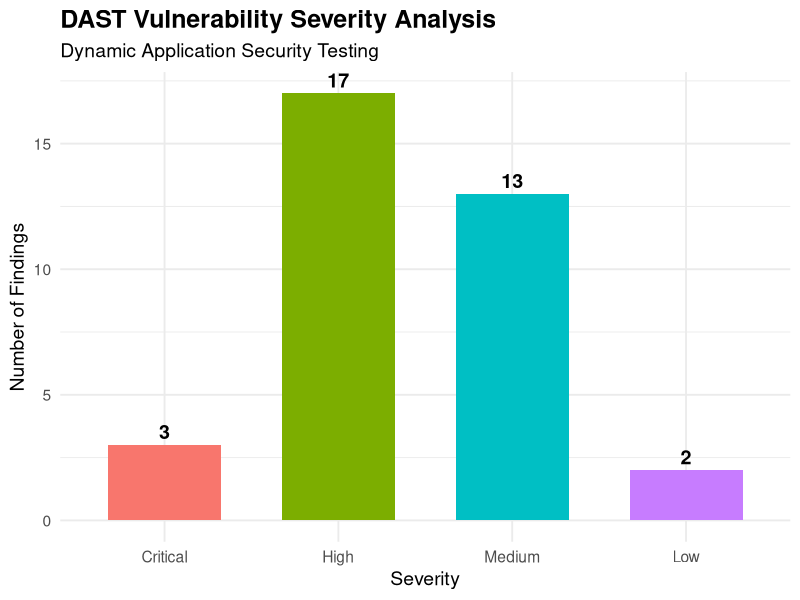
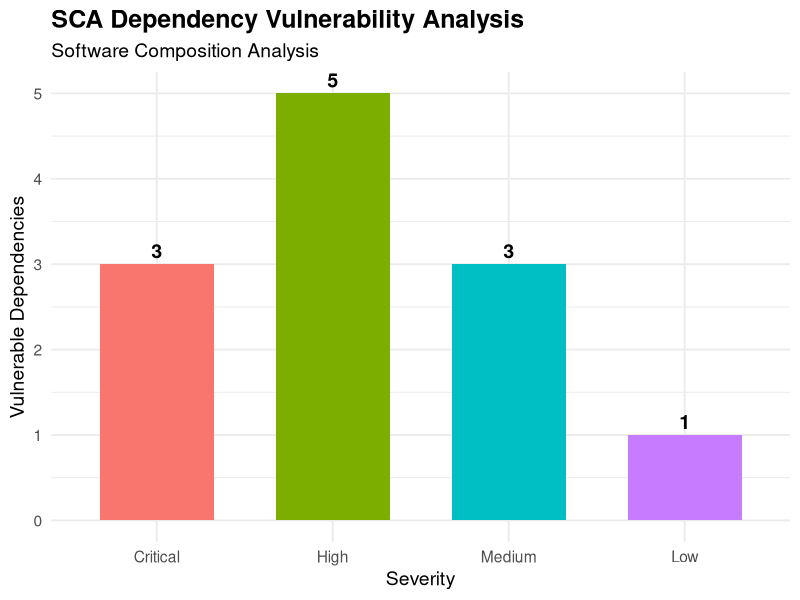
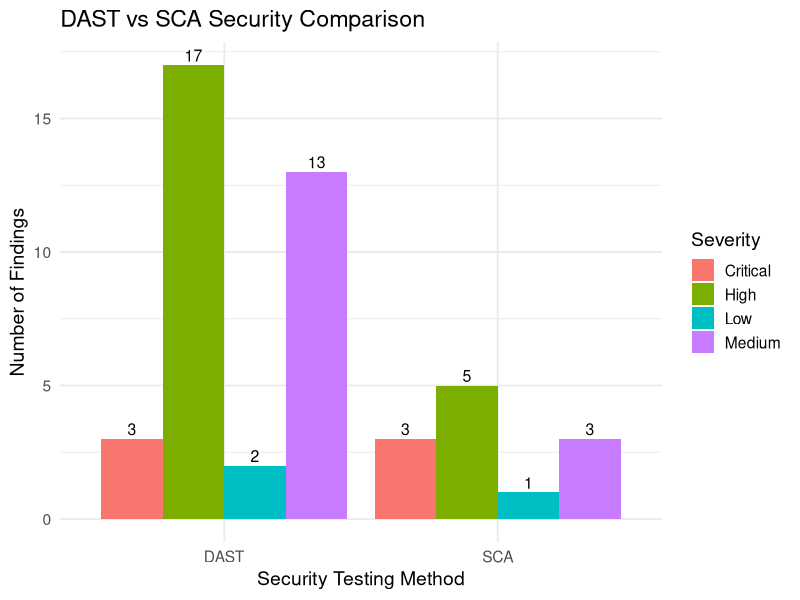
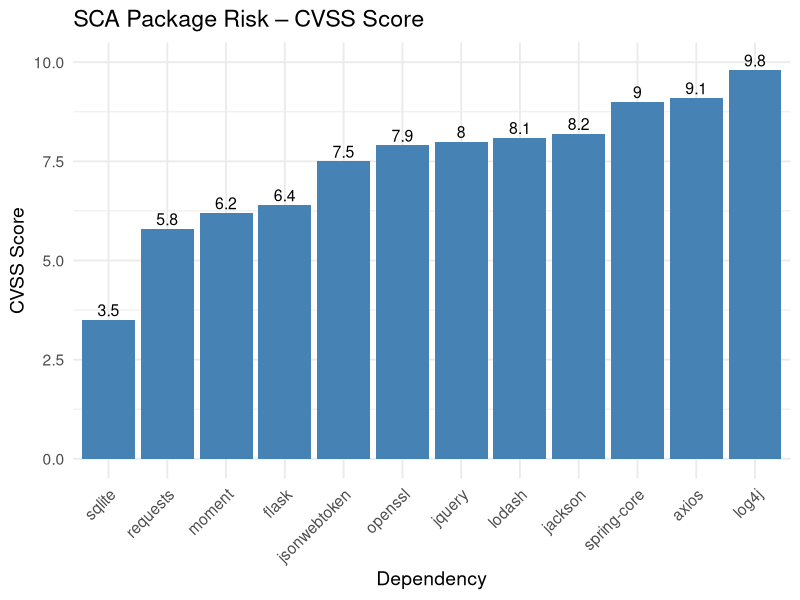
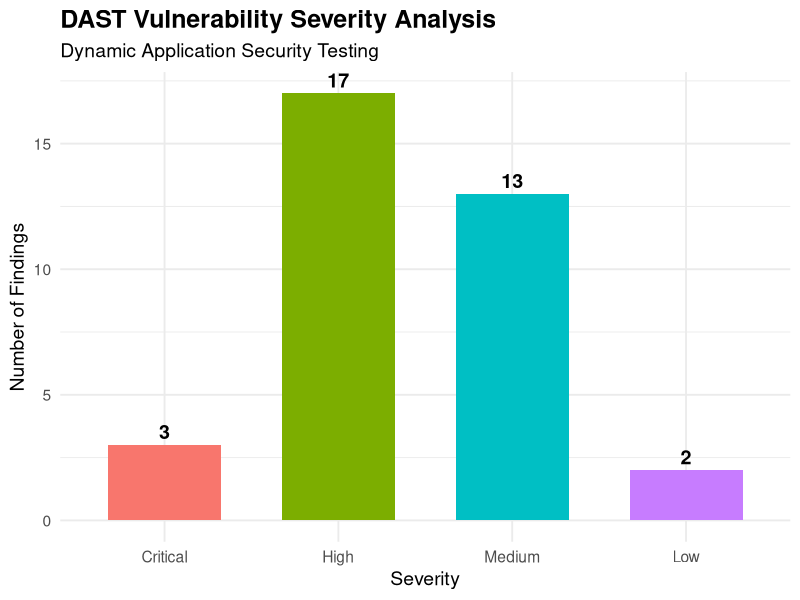
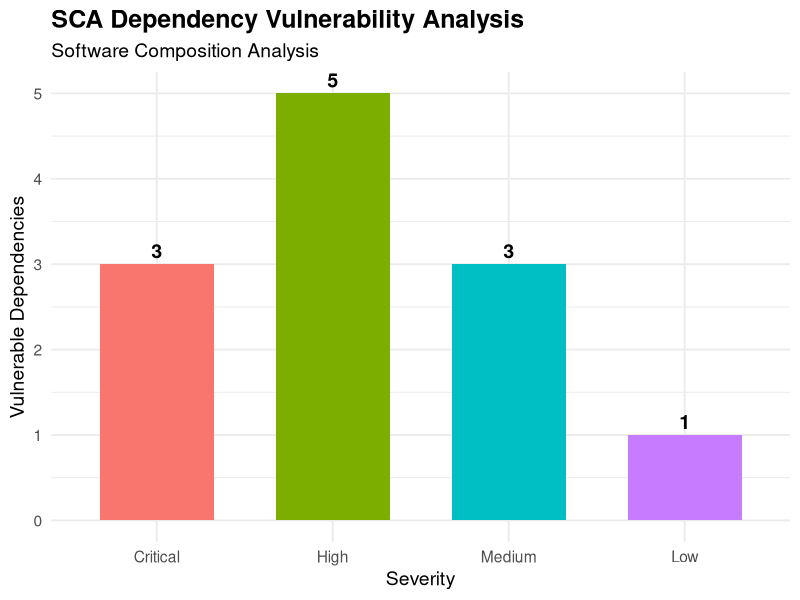
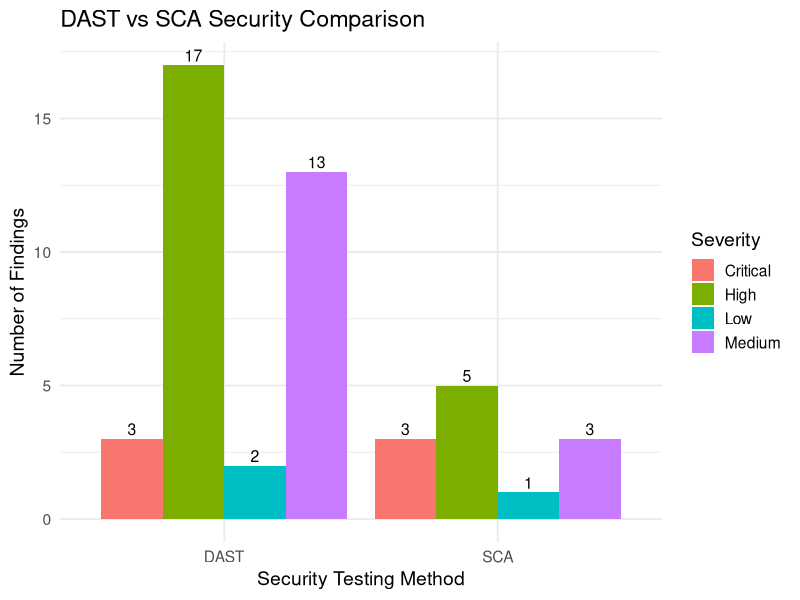
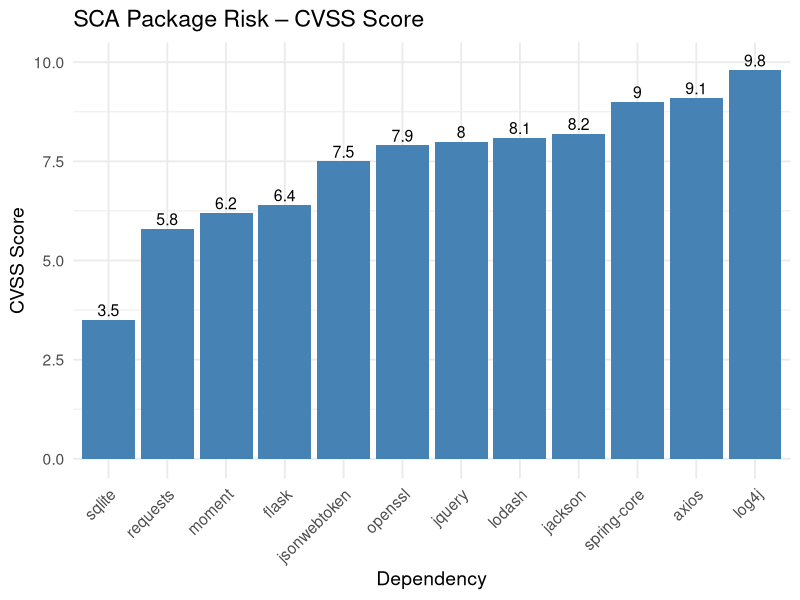

These charts were generated, in order, by the following R code:
# ================================================================
# CO3 PART 2
# DAST & SCA SECURITY VERIFICATION SIMULATION
# ================================================================

# ------------------------------------------------
# 1. INSTALL PACKAGES
# ------------------------------------------------
# Run these only once if packages are not installed

# install.packages("ggplot2")
# install.packages("dplyr")
# install.packages("tidyr")

library(ggplot2)
library(dplyr)
library(tidyr)


# ================================================================
# 2. PROJECT INFORMATION
# ================================================================

cat("\n")
cat("================================================================\n")
cat("        CO3 PART 2 - DAST & SCA SIMULATION\n")
cat("================================================================\n")
cat("Subject : DevSecOps Engineering and Application Security\n")
cat("Activity: DAST & Software Composition Analysis Simulation\n")
cat("Language: R Programming\n")
cat("================================================================\n\n")


# ================================================================
# 3. DAST SIMULATION
# ================================================================

cat("================================================================\n")
cat("                  DAST SIMULATION\n")
cat("================================================================\n\n")

# ------------------------------------------------
# DAST = Dynamic Application Security Testing
# Simulates testing a running web application
# ------------------------------------------------

dast_endpoints <- data.frame(
  
  Endpoint_ID = paste0(
    "API-",
    sprintf("%02d", 1:15)
  ),
  
  Endpoint = c(
    "/login",
    "/register",
    "/users",
    "/profile",
    "/search",
    "/products",
    "/orders",
    "/payment",
    "/upload",
    "/admin",
    "/reports",
    "/api/token",
    "/comments",
    "/feedback",
    "/logout"
  ),
  
  Method = c(
    "POST",
    "POST",
    "GET",
    "GET",
    "GET",
    "GET",
    "POST",
    "POST",
    "POST",
    "GET",
    "GET",
    "POST",
    "POST",
    "POST",
    "POST"
  ),
  
  Authentication = c(
    "Required",
    "No",
    "Required",
    "Required",
    "No",
    "No",
    "Required",
    "Required",
    "Required",
    "Required",
    "Required",
    "Required",
    "No",
    "No",
    "Required"
  )
)

cat("APPLICATION ENDPOINTS\n")
cat("----------------------------------------------------------------\n")

print(dast_endpoints)


# ================================================================
# 4. DAST VULNERABILITY DATABASE
# ================================================================

dast_vulnerabilities <- data.frame(
  
  Vulnerability_ID = paste0(
    "DAST-",
    sprintf("%02d", 1:12)
  ),
  
  Vulnerability = c(
    "SQL Injection",
    "Cross-Site Scripting",
    "Broken Authentication",
    "Insecure Direct Object Reference",
    "Security Misconfiguration",
    "Missing Security Headers",
    "Session Fixation",
    "Open Redirect",
    "Information Disclosure",
    "Command Injection",
    "CSRF",
    "Directory Traversal"
  ),
  
  Severity = c(
    "Critical",
    "High",
    "High",
    "High",
    "Medium",
    "Low",
    "High",
    "Medium",
    "Medium",
    "Critical",
    "High",
    "High"
  ),
  
  OWASP = c(
    "A03: Injection",
    "A03: Injection",
    "A07: Authentication",
    "A01: Access Control",
    "A05: Misconfiguration",
    "A05: Misconfiguration",
    "A07: Authentication",
    "A01: Access Control",
    "A01: Access Control",
    "A03: Injection",
    "A01: Access Control",
    "A01: Access Control"
  ),
  
  Risk_Score = c(
    9.8,
    8.2,
    8.5,
    8.0,
    6.1,
    3.5,
    7.8,
    5.7,
    5.9,
    9.4,
    7.5,
    7.9
  )
)

cat("\n")
cat("DAST VULNERABILITY RULES\n")
cat("----------------------------------------------------------------\n")

print(dast_vulnerabilities)


# ================================================================
# 5. GENERATE DAST FINDINGS
# ================================================================

set.seed(2026)

dast_selected_endpoint <- sample(
  1:nrow(dast_endpoints),
  size = 35,
  replace = TRUE
)

dast_selected_vulnerability <- sample(
  1:nrow(dast_vulnerabilities),
  size = 35,
  replace = TRUE
)

dast_findings <- data.frame(
  
  Finding_ID = paste0(
    "DAST-F",
    sprintf("%03d", 1:35)
  ),
  
  Endpoint =
    dast_endpoints$Endpoint[
      dast_selected_endpoint
    ],
  
  Method =
    dast_endpoints$Method[
      dast_selected_endpoint
    ],
  
  Vulnerability =
    dast_vulnerabilities$Vulnerability[
      dast_selected_vulnerability
    ],
  
  Severity =
    dast_vulnerabilities$Severity[
      dast_selected_vulnerability
    ],
  
  OWASP =
    dast_vulnerabilities$OWASP[
      dast_selected_vulnerability
    ],
  
  Risk_Score =
    dast_vulnerabilities$Risk_Score[
      dast_selected_vulnerability
    ]
)


# ================================================================
# 6. DAST ANALYSIS
# ================================================================

cat("\n")
cat("================================================================\n")
cat("                  DAST FINDINGS\n")
cat("================================================================\n")

print(dast_findings)


# DAST severity count

dast_severity <- dast_findings %>%
  
  count(Severity) %>%
  
  mutate(
    Percentage =
      round(
        n / sum(n) * 100,
        2
      )
  )

dast_severity$Severity <- factor(
  dast_severity$Severity,
  levels = c(
    "Critical",
    "High",
    "Medium",
    "Low"
  )
)

dast_severity <- dast_severity %>%
  arrange(Severity)


# ================================================================
# 7. DAST SECURITY ANALYSIS
# ================================================================

dast_critical <- sum(
  dast_findings$Severity == "Critical"
)

dast_high <- sum(
  dast_findings$Severity == "High"
)

dast_medium <- sum(
  dast_findings$Severity == "Medium"
)

dast_low <- sum(
  dast_findings$Severity == "Low"
)

dast_average_risk <- mean(
  dast_findings$Risk_Score
)

dast_maximum_risk <- max(
  dast_findings$Risk_Score
)


# ================================================================
# 8. SCA SIMULATION
# ================================================================

cat("\n\n")
cat("================================================================\n")
cat("                  SCA SIMULATION\n")
cat("================================================================\n\n")

# ------------------------------------------------
# SCA = Software Composition Analysis
# Simulates scanning third-party dependencies
# ------------------------------------------------

dependencies <- data.frame(
  
  Package_ID = paste0(
    "PKG-",
    sprintf("%02d", 1:18)
  ),
  
  Package = c(
    "express",
    "lodash",
    "axios",
    "jsonwebtoken",
    "bcrypt",
    "mongoose",
    "react",
    "jquery",
    "bootstrap",
    "moment",
    "log4j",
    "spring-core",
    "jackson",
    "requests",
    "flask",
    "numpy",
    "openssl",
    "sqlite"
  ),
  
  Version = c(
    "4.18.2",
    "4.17.19",
    "1.6.0",
    "8.5.1",
    "5.1.0",
    "6.9.1",
    "18.2.0",
    "3.6.0",
    "5.3.2",
    "2.29.4",
    "2.14.1",
    "5.3.27",
    "2.13.4",
    "2.31.0",
    "2.3.2",
    "1.24.0",
    "3.0",
    "3.40"
  ),
  
  License = c(
    "MIT",
    "MIT",
    "MIT",
    "MIT",
    "MIT",
    "MIT",
    "MIT",
    "MIT",
    "MIT",
    "MIT",
    "Apache-2.0",
    "Apache-2.0",
    "Apache-2.0",
    "Apache-2.0",
    "BSD",
    "BSD",
    "Apache-2.0",
    "Public Domain"
  )
)


cat("THIRD-PARTY DEPENDENCIES\n")
cat("----------------------------------------------------------------\n")

print(dependencies)


# ================================================================
# 9. SCA VULNERABILITY DATABASE
# ================================================================

sca_vulnerabilities <- data.frame(
  
  Vulnerability_ID = paste0(
    "CVE-2026-",
    sprintf("%04d", 101:112)
  ),
  
  Package = c(
    "lodash",
    "axios",
    "jsonwebtoken",
    "jquery",
    "moment",
    "log4j",
    "spring-core",
    "jackson",
    "requests",
    "flask",
    "openssl",
    "sqlite"
  ),
  
  Vulnerability = c(
    "Prototype Pollution",
    "SSRF Vulnerability",
    "Weak Token Validation",
    "Cross-Site Scripting",
    "Path Manipulation",
    "Remote Code Execution",
    "Authentication Bypass",
    "Deserialization Issue",
    "Certificate Validation Issue",
    "Session Security Issue",
    "Memory Corruption",
    "Input Validation Issue"
  ),
  
  Severity = c(
    "High",
    "Critical",
    "High",
    "High",
    "Medium",
    "Critical",
    "Critical",
    "High",
    "Medium",
    "Medium",
    "High",
    "Low"
  ),
  
  CVSS = c(
    8.1,
    9.1,
    7.5,
    8.0,
    6.2,
    9.8,
    9.0,
    8.2,
    5.8,
    6.4,
    7.9,
    3.5
  ),
  
  Fix = c(
    "Upgrade package",
    "Upgrade package",
    "Upgrade package",
    "Upgrade package",
    "Upgrade package",
    "Upgrade package",
    "Upgrade package",
    "Upgrade package",
    "Upgrade package",
    "Upgrade package",
    "Upgrade package",
    "Upgrade package"
  )
)

cat("\n")
cat("SCA VULNERABILITY DATABASE\n")
cat("----------------------------------------------------------------\n")

print(sca_vulnerabilities)


# ================================================================
# 10. SCA ANALYSIS
# ================================================================

cat("\n")
cat("================================================================\n")
cat("                  SCA FINDINGS\n")
cat("================================================================\n")

print(sca_vulnerabilities)


sca_critical <- sum(
  sca_vulnerabilities$Severity == "Critical"
)

sca_high <- sum(
  sca_vulnerabilities$Severity == "High"
)

sca_medium <- sum(
  sca_vulnerabilities$Severity == "Medium"
)

sca_low <- sum(
  sca_vulnerabilities$Severity == "Low"
)

sca_average_cvss <- mean(
  sca_vulnerabilities$CVSS
)

sca_maximum_cvss <- max(
  sca_vulnerabilities$CVSS
)


# ================================================================
# 11. COMBINED SECURITY ANALYSIS
# ================================================================

total_critical <-
  dast_critical + sca_critical

total_high <-
  dast_high + sca_high

total_medium <-
  dast_medium + sca_medium

total_low <-
  dast_low + sca_low

total_findings <-
  nrow(dast_findings) +
  nrow(sca_vulnerabilities)


# ================================================================
# 12. SECURITY GATE
# ================================================================

if (
  total_critical > 0 |
  total_high > 0
) {
  
  security_status <- "FAILED"
  
  security_decision <-
    "Critical/High vulnerabilities require remediation."
  
} else {
  
  security_status <- "PASSED"
  
  security_decision <-
    "No Critical/High vulnerabilities detected."
}


# ================================================================
# 13. FINAL SUMMARY TABLE
# ================================================================

final_summary <- data.frame(
  
  Category = c(
    "DAST Findings",
    "SCA Findings",
    "Total Findings",
    "Critical",
    "High",
    "Medium",
    "Low",
    "DAST Average Risk",
    "DAST Maximum Risk",
    "SCA Average CVSS",
    "SCA Maximum CVSS",
    "Security Gate"
  ),
  
  Result = c(
    
    nrow(dast_findings),
    
    nrow(sca_vulnerabilities),
    
    total_findings,
    
    total_critical,
    
    total_high,
    
    total_medium,
    
    total_low,
    
    round(
      dast_average_risk,
      2
    ),
    
    round(
      dast_maximum_risk,
      2
    ),
    
    round(
      sca_average_cvss,
      2
    ),
    
    round(
      sca_maximum_cvss,
      2
    ),
    
    security_status
  )
)


cat("\n")
cat("================================================================\n")
cat("             DAST & SCA FINAL SUMMARY\n")
cat("================================================================\n")

print(final_summary)


# ================================================================
# 14. DAST SEVERITY GRAPH
# ================================================================

p1 <- ggplot(
  dast_severity,
  aes(
    x = Severity,
    y = n,
    fill = Severity
  )
) +
  
  geom_col(
    width = 0.65
  ) +
  
  geom_text(
    aes(
      label = n
    ),
    vjust = -0.4,
    size = 5,
    fontface = "bold"
  ) +
  
  labs(
    title =
      "DAST Vulnerability Severity Analysis",
    
    subtitle =
      "Dynamic Application Security Testing",
    
    x = "Severity",
    
    y = "Number of Findings"
  ) +
  
  theme_minimal(
    base_size = 14
  ) +
  
  theme(
    plot.title =
      element_text(
        face = "bold",
        size = 18
      ),
    
    legend.position = "none"
  )

print(p1)


# ================================================================
# 15. SCA SEVERITY GRAPH
# ================================================================

sca_severity <- sca_vulnerabilities %>%
  
  count(Severity)

sca_severity$Severity <- factor(
  sca_severity$Severity,
  levels = c(
    "Critical",
    "High",
    "Medium",
    "Low"
  )
)

p2 <- ggplot(
  sca_severity,
  aes(
    x = Severity,
    y = n,
    fill = Severity
  )
) +
  
  geom_col(
    width = 0.65
  ) +
  
  geom_text(
    aes(
      label = n
    ),
    vjust = -0.4,
    size = 5,
    fontface = "bold"
  ) +
  
  labs(
    title =
      "SCA Dependency Vulnerability Analysis",
    
    subtitle =
      "Software Composition Analysis",
    
    x = "Severity",
    
    y = "Vulnerable Dependencies"
  ) +
  
  theme_minimal(
    base_size = 14
  ) +
  
  theme(
    plot.title =
      element_text(
        face = "bold",
        size = 18
      ),
    
    legend.position = "none"
  )

print(p2)


# ================================================================
# 16. DAST vs SCA COMPARISON
# ================================================================

comparison_data <- data.frame(
  
  Testing_Method = c(
    "DAST",
    "SCA"
  ),
  
  Findings = c(
    nrow(dast_findings),
    nrow(sca_vulnerabilities)
  ),
  
  Critical = c(
    dast_critical,
    sca_critical
  ),
  
  High = c(
    dast_high,
    sca_high
  ),
  
  Medium = c(
    dast_medium,
    sca_medium
  ),
  
  Low = c(
    dast_low,
    sca_low
  )
)

print(comparison_data)


# Convert to long format

comparison_long <- comparison_data %>%
  
  pivot_longer(
    cols =
      c(
        Critical,
        High,
        Medium,
        Low
      ),
    
    names_to = "Severity",
    
    values_to = "Count"
  )


p3 <- ggplot(
  comparison_long,
  aes(
    x = Testing_Method,
    y = Count,
    fill = Severity
  )
) +
  
  geom_col(
    position = "dodge"
  ) +
  
  geom_text(
    aes(
      label = Count
    ),
    
    position =
      position_dodge(
        width = 0.9
      ),
    
    vjust = -0.3,
    
    size = 4
  ) +
  
  labs(
    title =
      "DAST vs SCA Security Comparison",
    
    x =
      "Security Testing Method",
    
    y =
      "Number of Findings"
  ) +
  
  theme_minimal(
    base_size = 14
  )

print(p3)


# ================================================================
# 17. CVSS SCORE GRAPH
# ================================================================

p4 <- ggplot(
  sca_vulnerabilities,
  aes(
    x = reorder(
      Package,
      CVSS
    ),
    
    y = CVSS
  )
) +
  
  geom_col(
    fill = "steelblue"
  ) +
  
  geom_text(
    aes(
      label =
        round(
          CVSS,
          1
        )
    ),
    
    vjust = -0.3,
    
    size = 4
  ) +
  
  labs(
    title =
      "SCA Package Risk – CVSS Score",
    
    x =
      "Dependency",
    
    y =
      "CVSS Score"
  ) +
  
  ylim(
    0,
    10
  ) +
  
  theme_minimal(
    base_size = 14
  ) +
  
  theme(
    axis.text.x =
      element_text(
        angle = 45,
        hjust = 1
      )
  )

print(p4)


# ================================================================
# 18. EXPORT RESULTS
# ================================================================

write.csv(
  dast_findings,
  "CO3_PART2_DAST_Findings.csv",
  row.names = FALSE
)

write.csv(
  sca_vulnerabilities,
  "CO3_PART2_SCA_Findings.csv",
  row.names = FALSE
)

write.csv(
  final_summary,
  "CO3_PART2_DAST_SCA_Summary.csv",
  row.names = FALSE
)

write.csv(
  comparison_data,
  "CO3_PART2_DAST_SCA_Comparison.csv",
  row.names = FALSE
)


# ================================================================
# 19. SAVE GRAPHS
# ================================================================

ggsave(
  "CO3_PART2_DAST_Severity.png",
  p1,
  width = 10,
  height = 6,
  dpi = 300
)

ggsave(
  "CO3_PART2_SCA_Severity.png",
  p2,
  width = 10,
  height = 6,
  dpi = 300
)

ggsave(
  "CO3_PART2_DAST_vs_SCA.png",
  p3,
  width = 10,
  height = 6,
  dpi = 300
)

ggsave(
  "CO3_PART2_SCA_CVSS.png",
  p4,
  width = 11,
  height = 7,
  dpi = 300
)


# ================================================================
# 20. FINAL REPORT
# ================================================================

cat("\n\n")
cat("================================================================\n")
cat("              FINAL CO3 PART 2 REPORT\n")
cat("================================================================\n")

cat("\nDAST Testing")
cat("\n-------------")
cat("\nEndpoints Tested :", nrow(dast_endpoints))
cat("\nDAST Findings    :", nrow(dast_findings))
cat("\nCritical         :", dast_critical)
cat("\nHigh             :", dast_high)
cat("\nMedium           :", dast_medium)
cat("\nLow              :", dast_low)
cat("\nAverage Risk     :", round(dast_average_risk, 2))

cat("\n\nSCA Testing")
cat("\n-----------")
cat("\nDependencies Scanned :", nrow(dependencies))
cat("\nVulnerable Packages  :", nrow(sca_vulnerabilities))
cat("\nCritical             :", sca_critical)
cat("\nHigh                 :", sca_high)
cat("\nMedium               :", sca_medium)
cat("\nLow                  :", sca_low)
cat("\nAverage CVSS         :", round(sca_average_cvss, 2))

cat("\n\nCombined Security Analysis")
cat("\n--------------------------")
cat("\nTotal Findings :", total_findings)
cat("\nCritical       :", total_critical)
cat("\nHigh           :", total_high)
cat("\nMedium         :", total_medium)
cat("\nLow            :", total_low)

cat("\n\nSECURITY GATE :", security_status)

cat("\n\nRecommendation:")
cat("\n", security_decision)

cat("\n\n================================================================\n")
cat("            CO3 PART 2 COMPLETED SUCCESSFULLY\n")
cat("================================================================\n")
